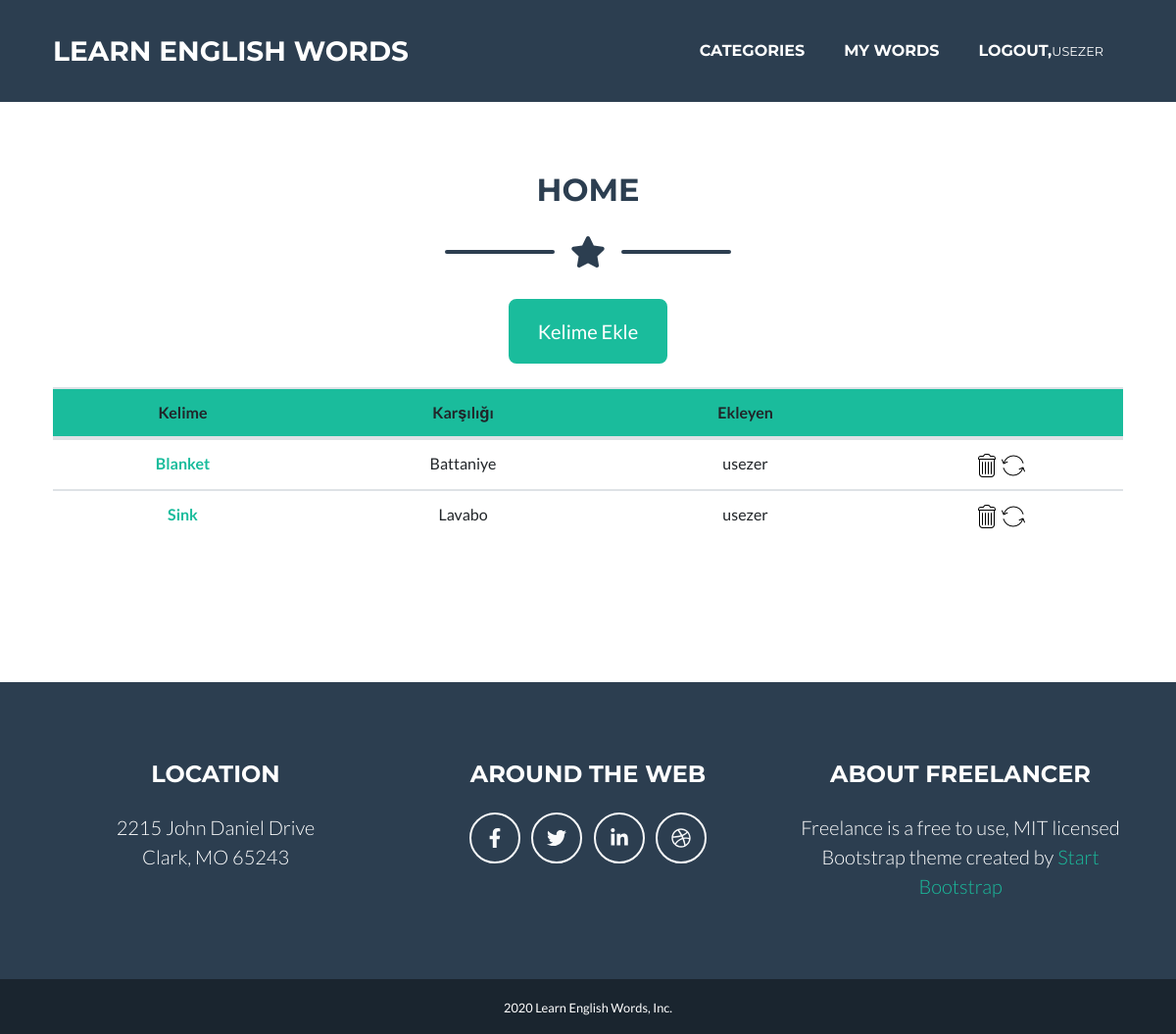
/word/home/ (signed in), run on the app's committed database.
### words/models.py (models this page shows, shortened)
class Word(models.Model):
    word_en = models.CharField(max_length=50)
    word_tr = models.CharField(max_length=50)
    author = models.ForeignKey("auth.User",on_delete = models.CASCADE)
    category = models.CharField(max_length=20)
    content = RichTextField()
    created_date = models.DateTimeField(auto_now_add=True)

### words/views.py (the view)
# urls.py: path('home/',views.wordsHome,name = "home"),
def wordsHome(request):
    try:
        words = Word.objects.filter(category = "home").order_by('-created_date')
    except Word.DoesNotExist:
        words = None
    return render(request,"wordsHome.html",{
        'words':words,
        })

### templates/wordsHome.html (shortened to what this page needs)
{% extends "base.html" %}
{% load static%}
{% block body %}
    <div class="container" style="margin-top: 175px;">
      <h2 class="page-section-heading text-center text-uppercase text-secondary mb-0">HOME</h2>
      <div class="divider-custom">
          <div class="divider-custom-line"></div>
          <div class="divider-custom-icon"><i class="fas fa-star"></i></div>
          <div class="divider-custom-line"></div>
      </div>
      {% if user.is_authenticated %}
      <div class="divider-custom">
        <div class="divider-custom-icon"><a href="/word/addWord/home" class="btn btn-primary btn-xl">Kelime Ekle</a></div>
      </div>
      {% endif %}
      {% if words %}
      <table class="table text-center" style="margin-bottom:100px;">
        <thead style="background:#1abc9c;">
          <tr>
            <th scope="col">Kelime</th>
            <th scope="col">Karşılığı</th>
            <th scope="col">Ekleyen</th>
            {% if user.is_superuser %}
            <th scope="col"></th>
            {% endif %}
          </tr>
        </thead>
        <tbody>
          {% for word in words %}
            <tr>
                <th scope="row"><a href="/word/detail/{{word.id}}">{{word.word_en}}</a></th>
                <td>{{word.word_tr}}</td>
                <td>{{word.author}}</td>
                {% if user.is_superuser%}
                <td><a href="/word/delete/{{word.id}}"><img src="{% static 'assets/img/trash.png' %}" alt=""></a>
                  <a href="/word/update/{{word.id}}"><img src="{% static 'assets/img/arrow.png' %}" alt=""></a></td>
                {% endif %}
              </tr>
          {% endfor %}
        </tbody>
      </table>
      {% else %}
      <div class="alert alert-danger text-center" style="margin-top:100px;">Henüz Kelime Eklemediniz</div>
      {% endif %}
    </div>
{% endblock body %}

### templates/include/navbar.html (shortened to what this page needs)
<nav class="navbar navbar-expand-lg bg-secondary text-uppercase fixed-top" id="mainNav">
    <div class="container">
        <a class="navbar-brand js-scroll-trigger" href="/">LEARN ENGLISH WORDS</a>
        <div class="collapse navbar-collapse" id="navbarResponsive">
            <ul class="navbar-nav ml-auto">
                <li class="nav-item mx-0 mx-lg-1"><a class="nav-link py-3 px-0 px-lg-3 rounded js-scroll-trigger" href="/#portfolio">CATEGORIES</a></li>
                {% if user.is_authenticated %}
                    <li class="nav-item mx-0 mx-lg-1"><a class="nav-link py-3 px-0 px-lg-3 rounded js-scroll-trigger" href="/word/myWords">MY WORDS</small></small></a></li>
                    <li class="nav-item mx-0 mx-lg-1"><a class="nav-link py-3 px-0 px-lg-3 rounded js-scroll-trigger" href="/user/logout">LOGOUT,<small>{{user.username}}</small></small></a></li>
                </div>
                {% else %}
                <li class="nav-item mx-0 mx-lg-1"><a class="nav-link py-3 px-0 px-lg-3 rounded js-scroll-trigger" href="/user/login">LOGIN</a></li>
                <li class="nav-item mx-0 mx-lg-1"><a class="nav-link py-3 px-0 px-lg-3 rounded js-scroll-trigger" href="/user/register">REGISTER</a></li>
                {% endif %}
        </div>
</nav>

### data on the page
Word: word_en "Blanket", word_tr "Battaniye", author "usezer"
Word: word_en "Sink", word_tr "Lavabo", author "usezer"

### other printed values
{{ user.username }} "USEZER"
